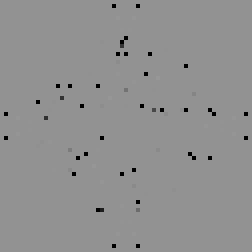
#> input picture data/GSN069/PSF_r.fits, 63 x 63 px, given in place of GSN 069.jpeg, which was not available (shown 4 times larger)
$ python scalesAndLabels.py
#> lines starting #> are read from the running program, lines starting #| are printed output that depends on the picture
"""
Opens jpeg images of QPE and TDE hosts, adds their names and a scale bar and saves them as pdfs.
"""

from PIL import Image
import numpy as np
import matplotlib.pyplot as plt
from download_data import *
import matplotlib as matt
matt.rcParams['font.family'] = 'STIXGeneral'

def scale_bar(ax, d, dist=1/0.13, text='1"', color='black', flipped=False, fontsize=15):
    if flipped:
        p0 = d - d / 15. - dist
        p1 = d / 15.
        ax.plot([p0, p0 + dist], [p1, p1], linewidth=3, color=color)
        ax.text(p0 + dist / 2., p1 + 0.02 * d, text, fontsize=fontsize, color=color, ha='center')
    else:
        p0 = d / 15.
        ax.plot([p0, p0 + dist], [p0, p0], linewidth=3, color=color)
        ax.text(p0 + dist / 2., p0 + 0.02 * d, text, fontsize=fontsize, color=color, ha='center')


fontsize = 35

for i in range(len(objects_names)):
    img = np.asarray(Image.open(r'data/images/'+f'{objects_names[i]}'+r'.jpeg'))
#> img is the input picture: shape (63, 63) float32; 0.28% of the values are NaN or infinite; the others: min -3.27e+38, max 2.43e+38, mean nan
    ax1 = plt.subplot(111)
    frame_size=256
    fig = plt.gcf()
    fig.set_size_inches(4,4)
    plt.imshow(img, origin="lower")
    scale_bar(ax1, frame_size, dist=1/0.262, text='1"', color = 'white', fontsize=fontsize+10)
    ax1.text(frame_size*0.05, frame_size*0.87, objects_names[i],fontsize=fontsize, weight='bold', color='white')
    ax1.set_xticks([])
    ax1.set_yticks([])
    plt.subplots_adjust(0.0,0.0,1.,1.,0.,0.)
    plt.show()
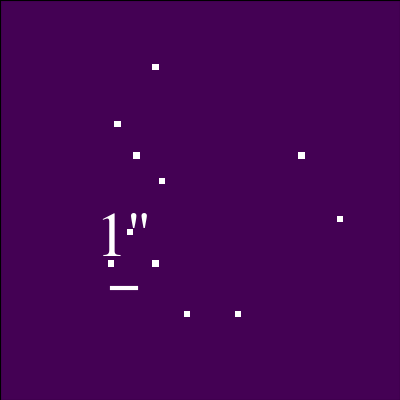
#> figure drawn by matplotlib, 1 panel
    fig.savefig(f"/Users/oliviergilbert/Desktop/QPEs/figures/cutouts/qpe/{objects_names[i]}.pdf")
#> pass 2 of the loop `for i in range(len(objects_names)):`:
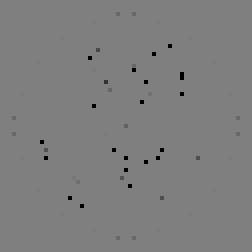
#> input picture data/GSN069/PSF_z.fits, 63 x 63 px, given in place of RX J1301.9+2747.jpeg, which was not available (shown 4 times larger)
#> img is the input picture: shape (63, 63) float32; 0.15% of the values are NaN or infinite; the others: min -3.36e+38, max 3.36e+38, mean -inf
#> `plt.show()`:
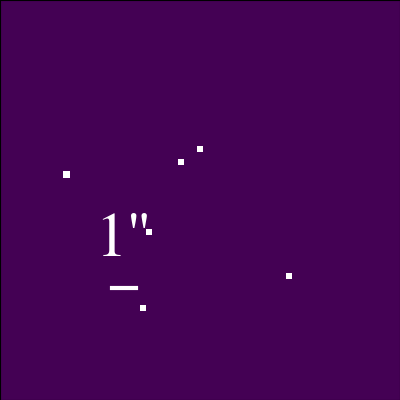
#> figure drawn by matplotlib, 1 panel
#> (the run stopped early here; a loop or call above may not have finished)
